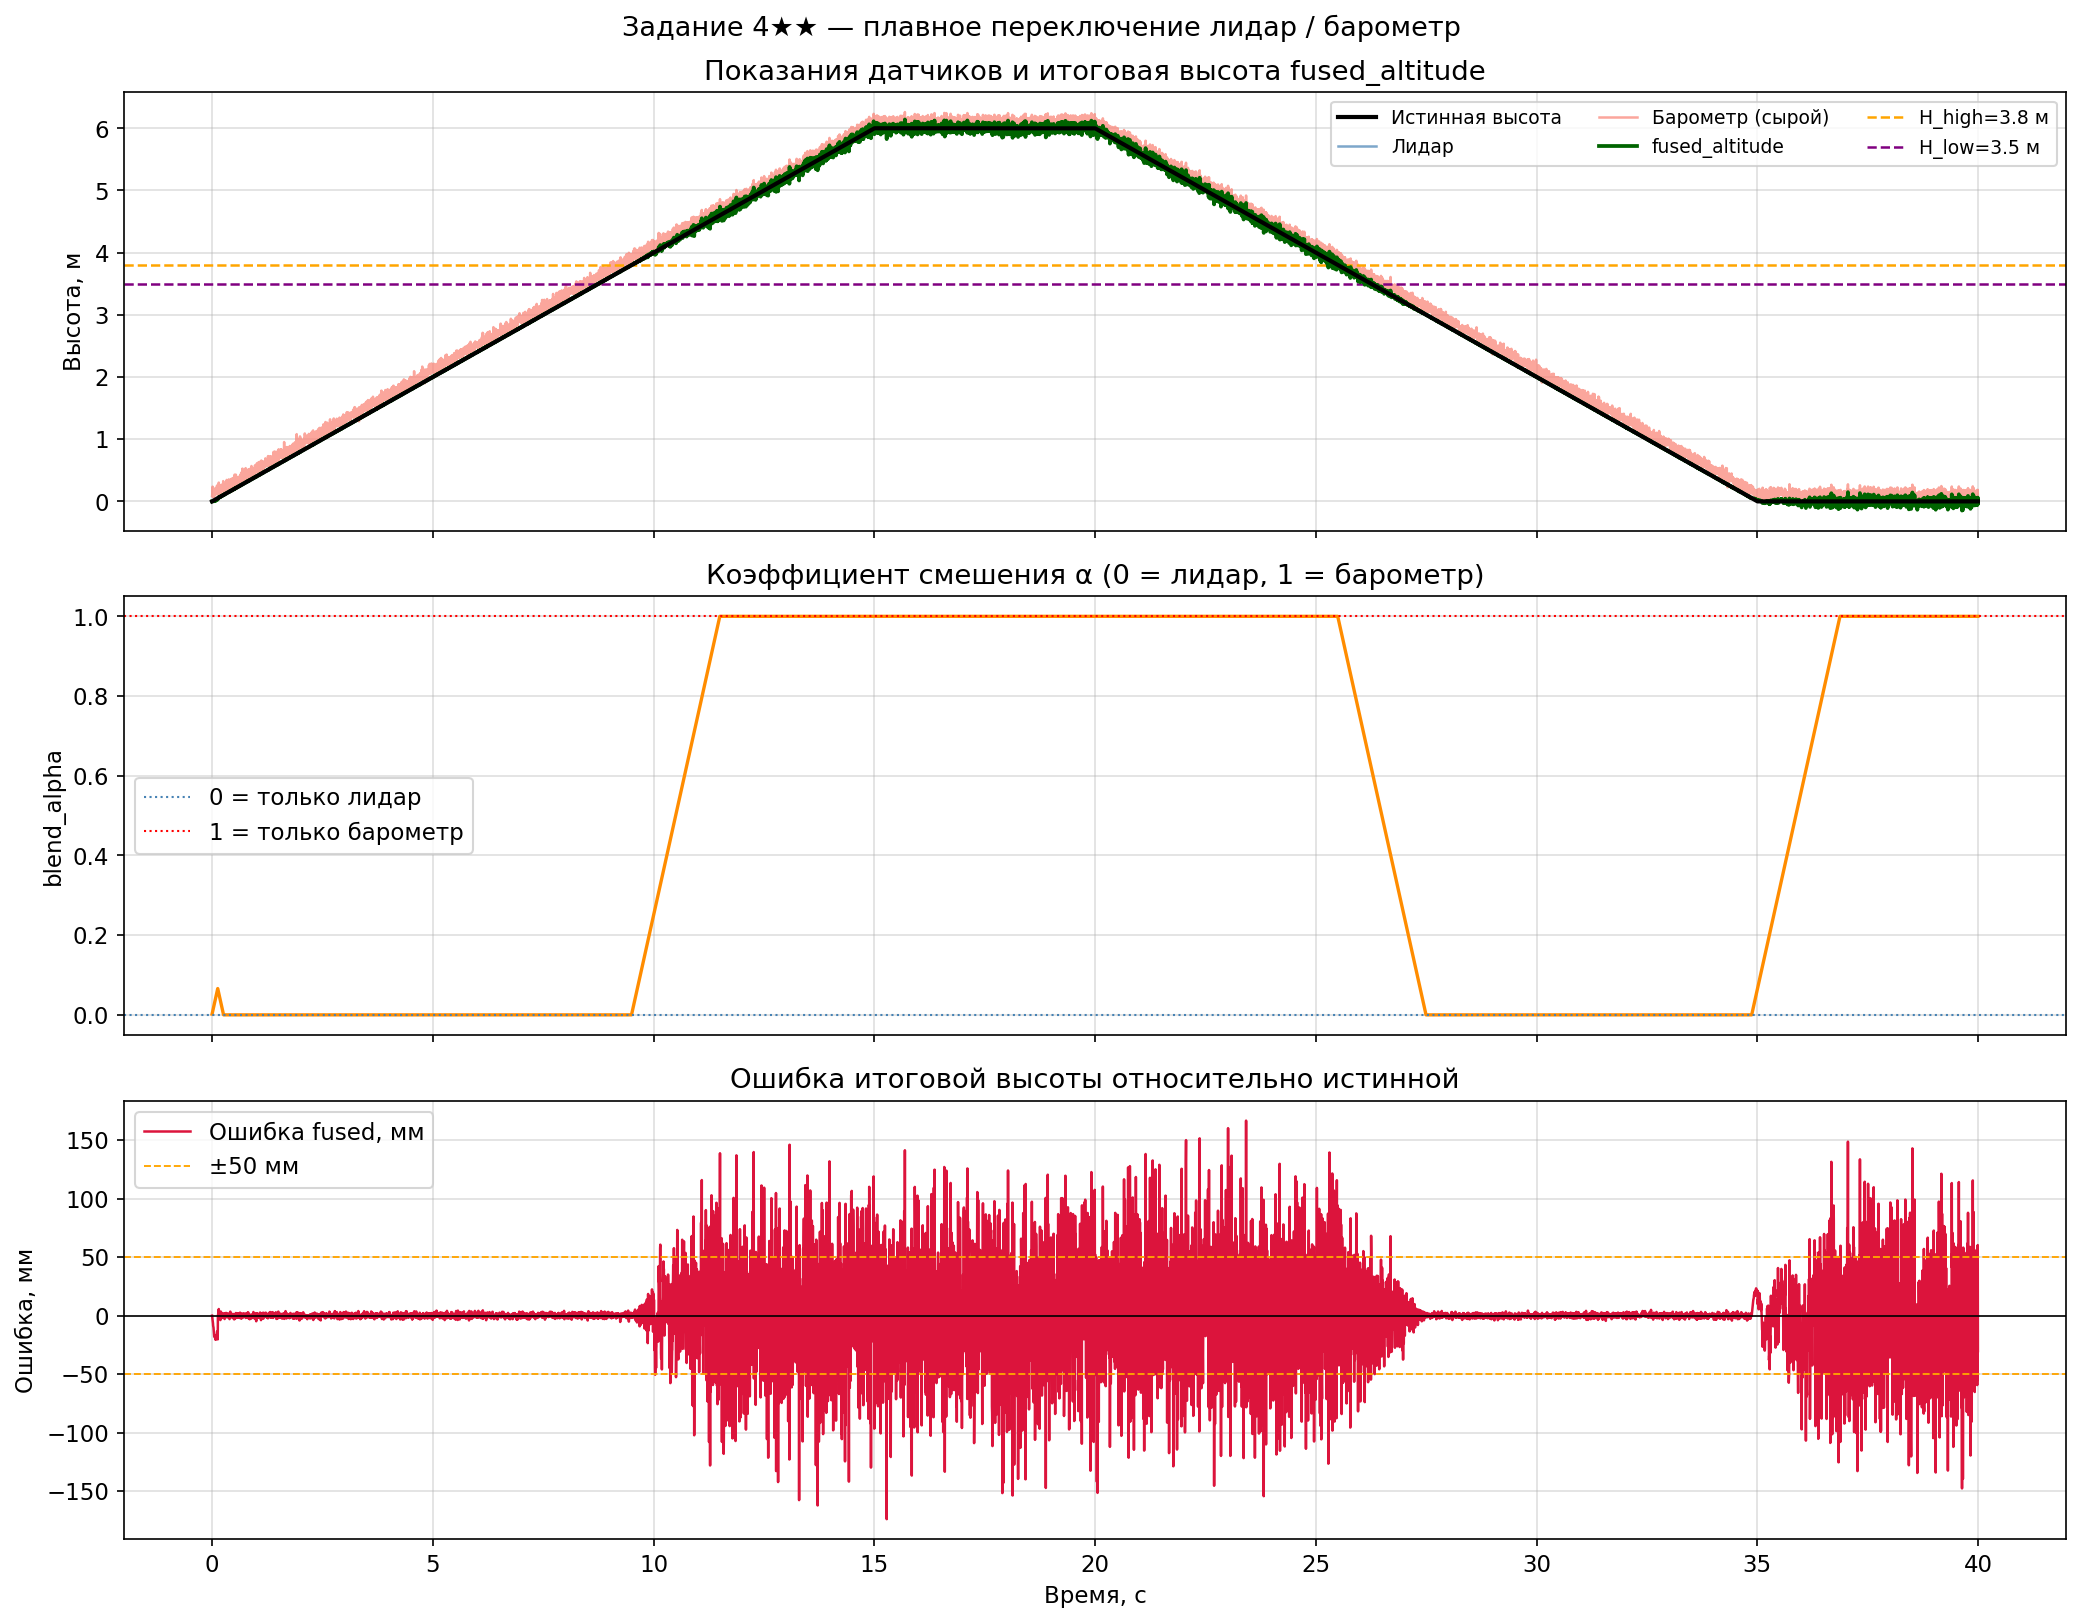

The script that saved this image:


import numpy as np
import matplotlib.pyplot as plt

dt = 0.004       # 250 Гц
T  = 40.0        # время симуляции, с
N  = int(T / dt)
t  = np.arange(N) * dt

LIDAR_TO_BARO_M = 3.8   
BARO_TO_LIDAR_M = 3.5   
BLEND_STEP      = 0.002  

LIDAR_MAX_M = 4.0        # предел измерения лидара
LIDAR_NOISE = 0.0015     
BARO_NOISE  = 0.05     
BARO_OFFSET = 0.12       

h_true = np.zeros(N)
phase1 = int(15 / dt)   # подъём
phase2 = int(20 / dt)   # начало зависания
phase3 = int(35 / dt)   # начало снижения

for k in range(N):
    if k < phase1:
        h_true[k] = 6.0 * k / phase1
    elif k < phase2:
        h_true[k] = 6.0
    elif k < phase3:
        h_true[k] = 6.0 - 6.0 * (k - phase2) / (phase3 - phase2)
    else:
        h_true[k] = 0.0

rng = np.random.default_rng(7)

# Лидар: действителен только до 4 м
lidar_raw = h_true + rng.normal(0, LIDAR_NOISE, N)
lidar_valid = (lidar_raw < LIDAR_MAX_M) & (lidar_raw > 0.05)
lidar_reading = np.where(lidar_valid, lidar_raw, np.nan)

baro_reading = h_true + BARO_OFFSET + rng.normal(0, BARO_NOISE, N)

blend_alpha   = np.zeros(N)
fused         = np.zeros(N)
alpha         = 0.0
offset_est    = BARO_OFFSET       

for k in range(N):
    if lidar_valid[k] and h_true[k] < LIDAR_TO_BARO_M:
        offset_est = 0.99 * offset_est + 0.01 * (baro_reading[k] - lidar_raw[k])

    if lidar_valid[k] and lidar_raw[k] < LIDAR_TO_BARO_M:
        alpha = max(0.0, alpha - BLEND_STEP)   # тянемся к лидару
    else:
        alpha = min(1.0, alpha + BLEND_STEP)   # тянемся к барометру

    blend_alpha[k] = alpha

    # Смешанная высота
    h_l = lidar_raw[k] if lidar_valid[k] else (fused[k-1] if k > 0 else h_true[k])
    h_b = baro_reading[k] - offset_est
    fused[k] = (1.0 - alpha) * h_l + alpha * h_b

plt.rcParams.update({'font.size': 11, 'axes.grid': True, 'grid.alpha': 0.4})
fig, axes = plt.subplots(3, 1, figsize=(14, 11), sharex=True)
fig.suptitle('Задание 4★★ — плавное переключение лидар / барометр', fontsize=13)

# График 1 — высоты
ax = axes[0]
ax.plot(t, h_true,       color='black',     lw=2.0, label='Истинная высота', zorder=5)
ax.plot(t, lidar_reading, color='steelblue', lw=1.2, label='Лидар', alpha=0.7)
ax.plot(t, baro_reading,  color='salmon',    lw=1.2, label='Барометр (сырой)', alpha=0.7)
ax.plot(t, fused,         color='darkgreen', lw=1.8, label='fused_altitude', zorder=4)
ax.axhline(LIDAR_TO_BARO_M, color='orange', ls='--', lw=1.2, label=f'H_high={LIDAR_TO_BARO_M} м')
ax.axhline(BARO_TO_LIDAR_M, color='purple',  ls='--', lw=1.2, label=f'H_low={BARO_TO_LIDAR_M} м')
ax.set_ylabel('Высота, м')
ax.set_title('Показания датчиков и итоговая высота fused_altitude')
ax.legend(ncol=3, fontsize=9)

# График 2 — blend_alpha
ax = axes[1]
ax.plot(t, blend_alpha, color='darkorange', lw=1.6)
ax.axhline(0.0, color='steelblue', ls=':', lw=1.0, label='0 = только лидар')
ax.axhline(1.0, color='red',       ls=':', lw=1.0, label='1 = только барометр')
ax.set_ylabel('blend_alpha'); ax.set_ylim(-0.05, 1.05)
ax.set_title('Коэффициент смешения α (0 = лидар, 1 = барометр)')
ax.legend()

# График 3 — ошибка слияния
ax = axes[2]
error = fused - h_true
ax.plot(t, error * 1000, color='crimson', lw=1.2, label='Ошибка fused, мм')
ax.axhline(0, color='black', lw=0.8)
ax.axhline( 50, color='orange', ls='--', lw=0.9, label='±50 мм')
ax.axhline(-50, color='orange', ls='--', lw=0.9)
ax.set_xlabel('Время, с'); ax.set_ylabel('Ошибка, мм')
ax.set_title('Ошибка итоговой высоты относительно истинной')
ax.legend()

plt.tight_layout()
fig.savefig('altitude_fusion_simulation.png', dpi=150, bbox_inches='tight')
plt.close()

rms = np.sqrt(np.mean(error**2)) * 1000
print(f"График сохранён: altitude_fusion_simulation.png")
print(f"RMS-ошибка fused_altitude: {rms:.1f} мм")
print(f"Макс. ошибка при переключении: {np.max(np.abs(error))*1000:.1f} мм")
